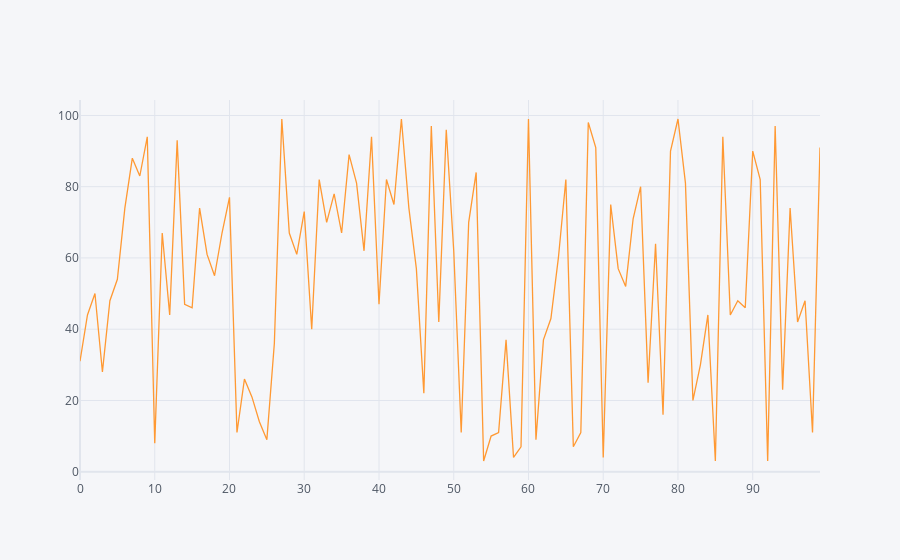

Here is the notebook cell this chart was saved with:
### Code cell
df1.iplot() # cufflinks

### Figure 1 — Plotly figure (JSON) as saved in the notebook; plotly's stock layout.template omitted (floating-point values rounded to 4 significant figures)
{"data": [{"line": {"color": "rgba(255, 153, 51, 1.0)", "dash": "solid", "shape": "linear", "width": 1.3}, "mode": "lines", "name": "0", "text": "", "type": "scatter", "x": [0, 1, 2, 3, 4, 5, 6, 7, 8, 9, 10, 11, 12, 13, 14, 15, 16, 17, 18, 19, 20, 21, 22, 23, 24, 25, 26, 27, 28, 29, 30, 31, 32, 33, 34, 35, 36, 37, 38, 39, 40, 41, 42, 43, 44, 45, 46, 47, 48, 49, 50, 51, 52, 53, 54, 55, 56, 57, 58, 59, 60, 61, 62, 63, 64, 65, 66, 67, 68, 69, 70, 71, 72, 73, 74, 75, 76, 77, 78, 79, 80, 81, 82, 83, 84, 85, 86, 87, 88, 89, 90, 91, 92, 93, 94, 95, 96, 97, 98, 99], "y": [31, 44, 50, 28, 48, 54, 74, 88, 83, 94, 8, 67, 44, 93, 47, 46, 74, 61, 55, 67, 77, 11, 26, 21, 14, 9, 36, 99, 67, 61, 73, 40, 82, 70, 78, 67, 89, 81, 62, 94, 47, 82, 75, 99, 74, 57, 22, 97, 42, 96, 62, 11, 70, 84, 3, 10, 11, 37, 4, 7, 99, 9, 37, 43, 60, 82, 7, 11, 98, 91, 4, 75, 57, 52, 71, 80, 25, 64, 16, 90, 99, 81, 20, 30, 44, 3, 94, 44, 48, 46, 90, 82, 3, 97, 23, 74, 42, 48, 11, 91]}], "layout": {"legend": {"bgcolor": "#F5F6F9", "font": {"color": "#4D5663"}}, "paper_bgcolor": "#F5F6F9", "plot_bgcolor": "#F5F6F9", "title": {"font": {"color": "#4D5663"}}, "xaxis": {"gridcolor": "#E1E5ED", "showgrid": true, "tickfont": {"color": "#4D5663"}, "title": {"font": {"color": "#4D5663"}, "text": ""}, "zerolinecolor": "#E1E5ED"}, "yaxis": {"gridcolor": "#E1E5ED", "showgrid": true, "tickfont": {"color": "#4D5663"}, "title": {"font": {"color": "#4D5663"}, "text": ""}, "zerolinecolor": "#E1E5ED"}}}
